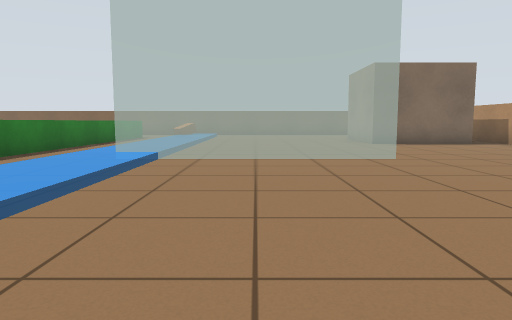
[1] (above)

24 first-person views from a walk through a world built for the Gazebo simulator. The camera is 0.67 m above the floor, tilts 6° down and sees 70° across. The floor is counted in squares, 1 m on a side. Each view is taken from the middle of a square. On the plan, view 1 faces up. The plan holds only what a view shows up to about 11 squares ahead; the rest is blank.

[2]
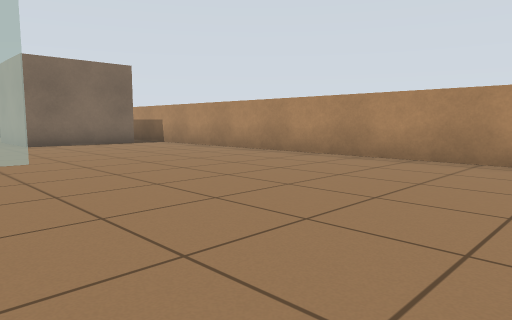

[3]
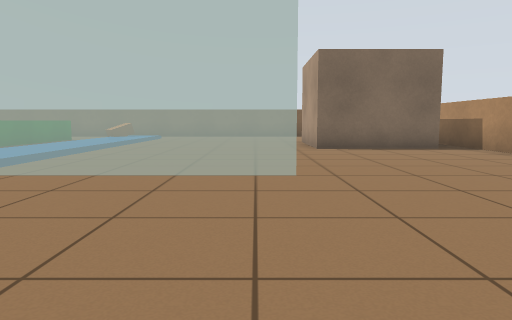

[4]
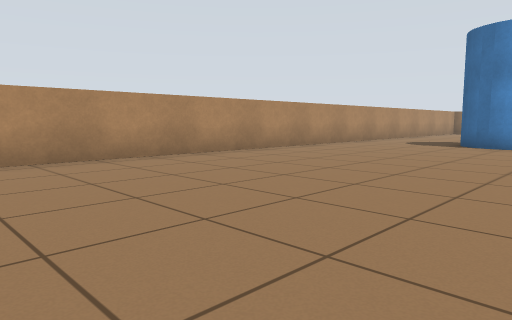

[5]
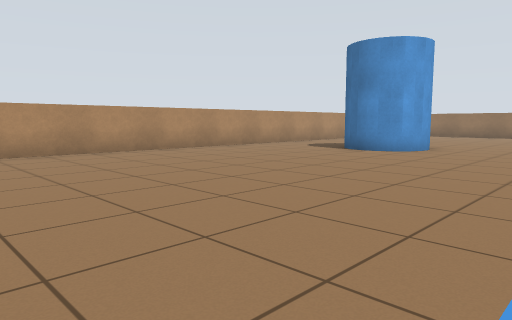

[6]
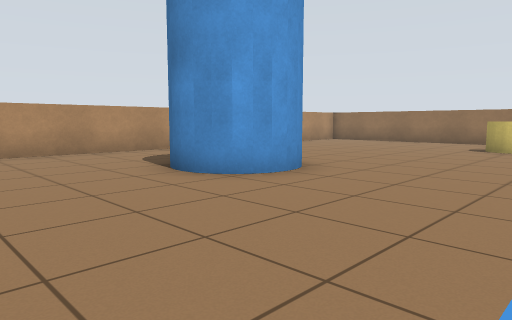

[7]
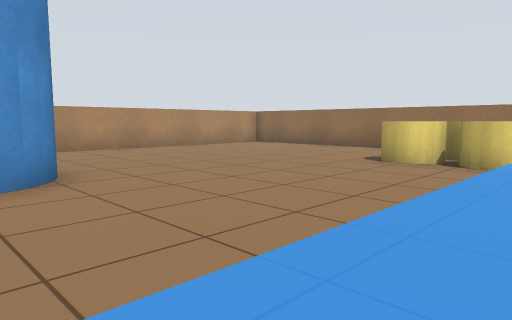

[8]
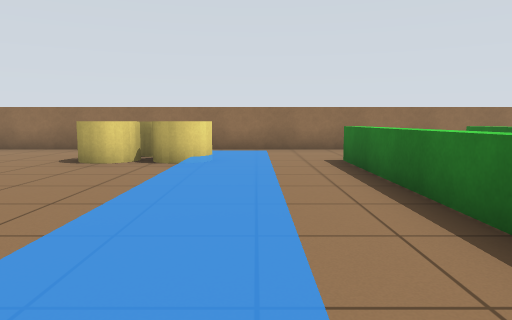

[9]
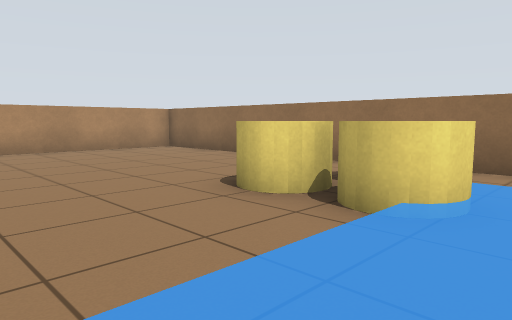

[10]
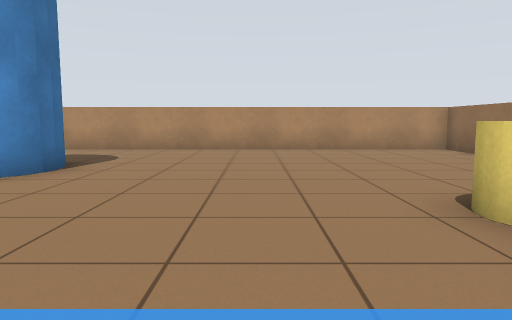

[11]
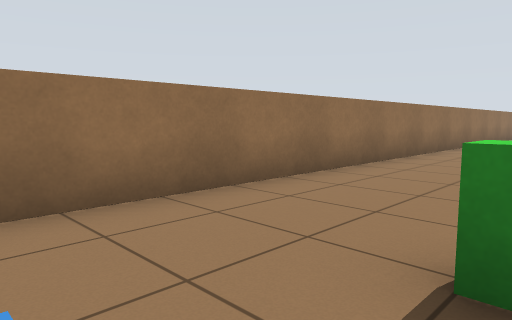

[12]
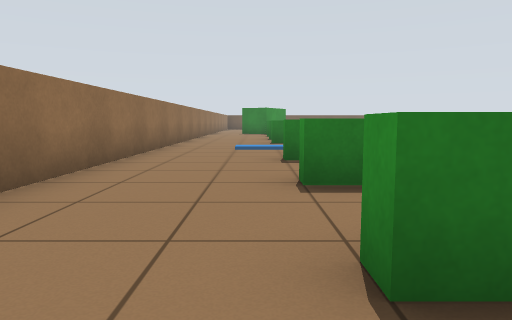

[13]
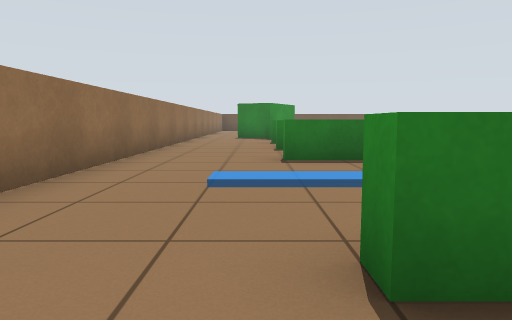

[14]
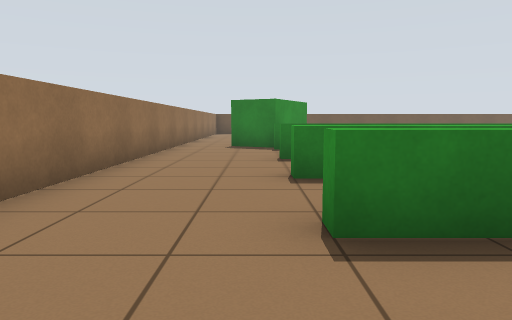

[15]
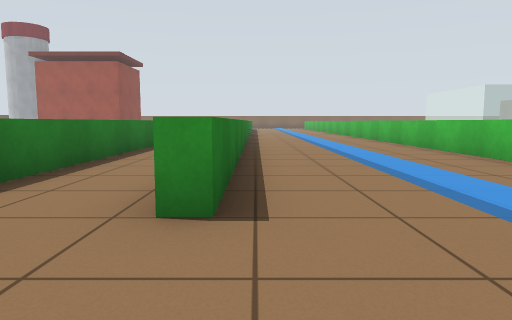

[16]
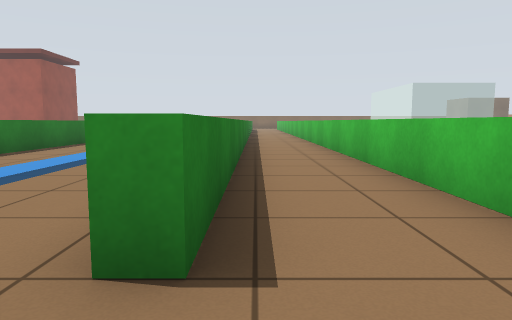

[17]
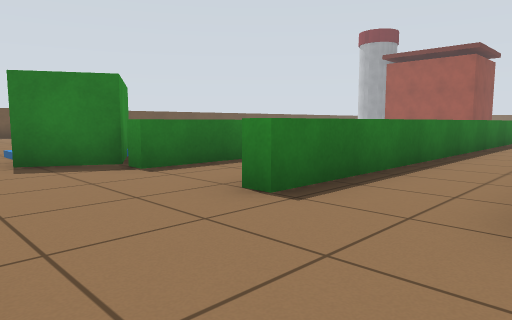

[18]
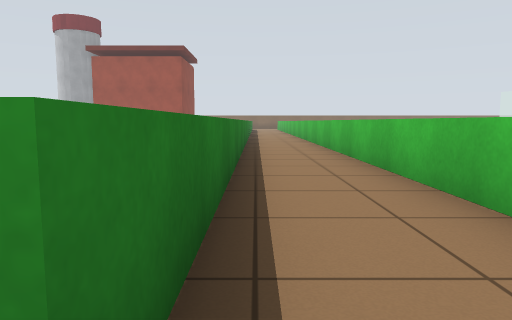

[19]
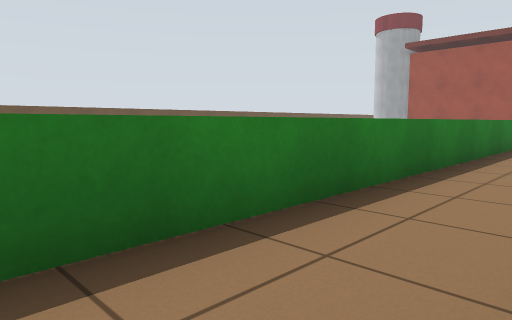

[20]
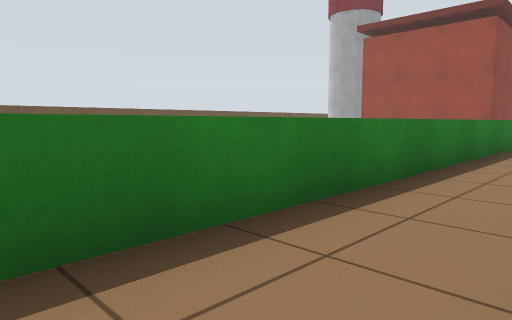

[21]
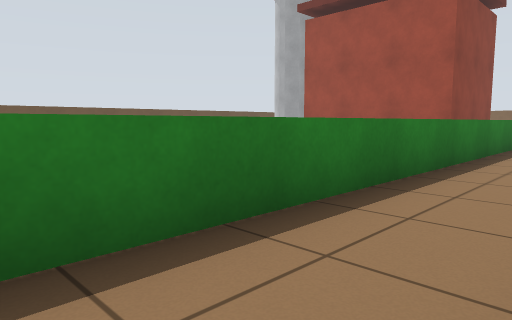

[22]
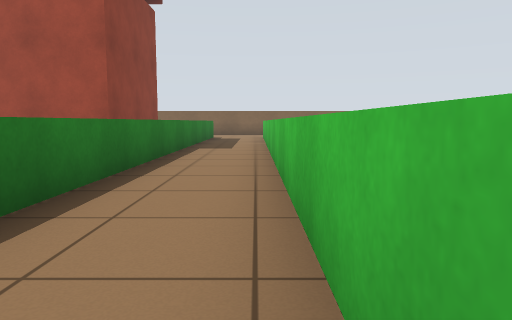

[23]
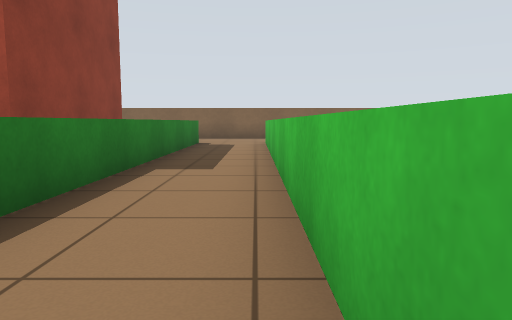

[24]
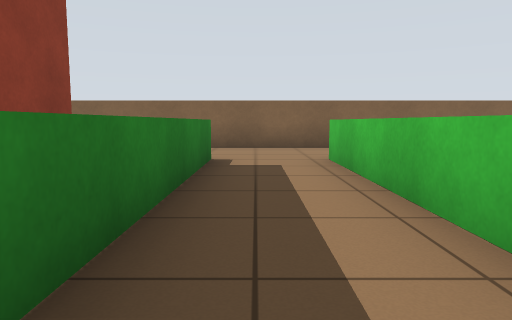

### Floor plan
Points are (right, up) in squares from view 1. A wall is a line through its corners. A room is listed if a view was taken in it or the views show most of it. See-through windows are left out.
Room 1 (views 1, 2, 3, 4, 5, 6, 7, 8, 9, 10, 11, 12, 13, 14, 15, 16, 17, 18, 19, 20, 21, 22, 23, 24)
walls: (-17.4, 18.4) (-28.8, 18.4); (-26.1, -17.4) (7.2, -17.4)
low walls: (-12.3, -5.8) (-12.3, -14.5) (-12.8, -14.5); (-4.8, -9.5) (-4.8, -14.5); (-17.3, -4.9) (-17.3, -14.5) (-17.8, -14.5); (-12.7, -10.9) (-12.7, -5.9); (-7.3, -13.1) (-7.3, -14.5) (-7.8, -14.5); (-4.8, 13.1) (-4.8, 6.8); (-10.2, -13.5) (-10.2, -5); (-19.8, -7) (-19.8, -14.5) (-20.2, -14.5); (-9.8, -13.9) (-9.8, -14.5) (-10.2, -14.5); (-22.7, 0.4) (-22.7, 15.5); (-22.3, -4) (-22.3, -14.5) (-22.8, -14.5); (-20.2, -12.5) (-20.2, -4); (-24.8, 15.5) (-24.8, -14.5) (-25.2, -14.5)
ways out: opening at (-25.7, -16)
objects: yellow cylinder (-2, -15) to (-1, -14); yellow cylinder (-1, -16) to (0, -16); yellow cylinder (0, -15) to (0, -14); blue cylinder (2, -8) to (4, -7); brown box (4, 11) to (6, 13); fence (8, -17) to (8, 13)

Where each view was taken, in squares from view 1:
view 1: 0 up, 0 right, facing up
view 2: 0 up, 1 right, facing up-right
view 3: 2 up, 2 right, facing up
view 4: 4 up, 1 right, facing down-right
view 5: 3 up, 2 left, facing down-right
view 6: 3 down, 2 left, facing down-right
view 7: 7 down, 3 left, facing down-right
view 8: 7 down, 3 left, facing down
view 9: 11 down, 3 left, facing down-right
view 10: 12 down, 3 left, facing right
view 11: 14 down, 3 left, facing down-left
view 12: 15 down, 6 left, facing left
view 13: 15 down, 11 left, facing left
view 14: 15 down, 15 left, facing left
view 15: 17 down, 17 left, facing up
view 16: 16 down, 12 left, facing up
view 17: 17 down, 20 left, facing up-left
view 18: 15 down, 22 left, facing up
view 19: 14 down, 23 left, facing up-left
view 20: 8 down, 23 left, facing up-left
view 21: 3 down, 23 left, facing up-left
view 22: 0 up, 23 left, facing up
view 23: 4 up, 23 left, facing up
view 24: 9 up, 24 left, facing up
